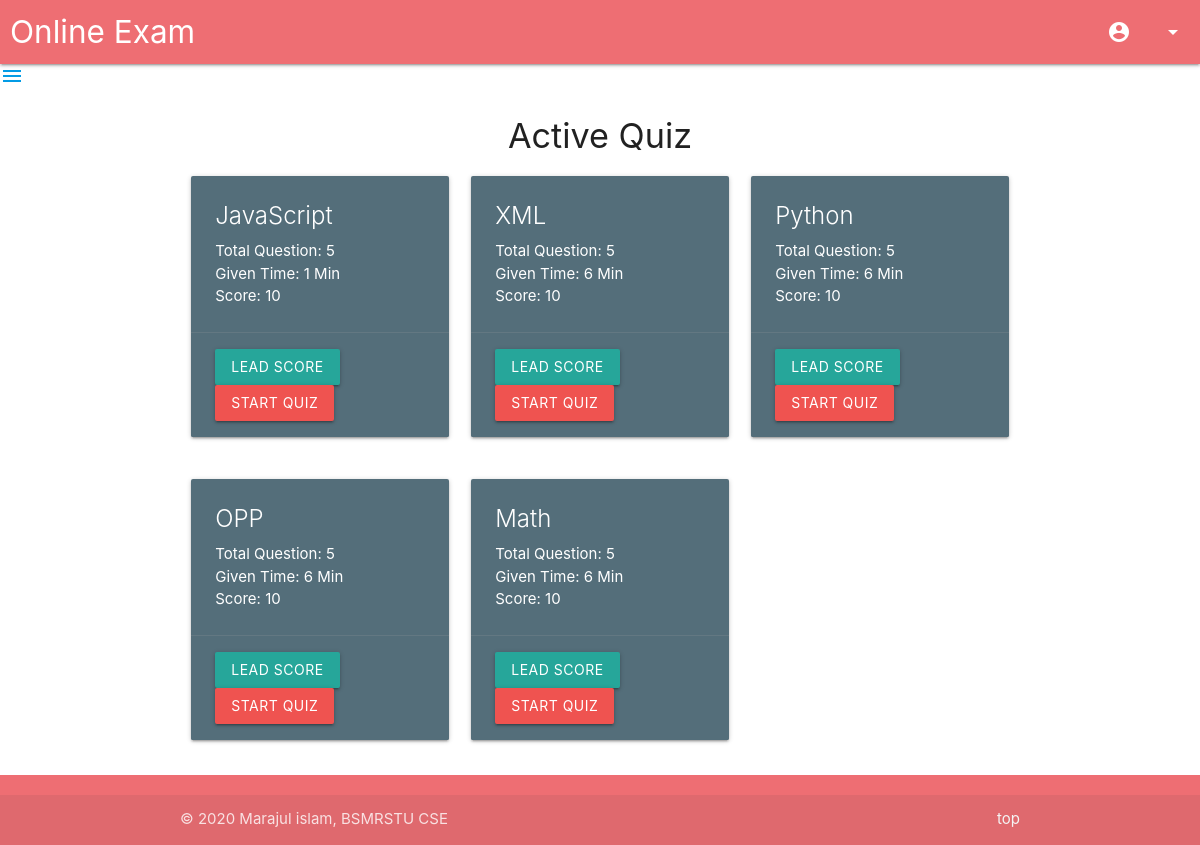
The page /DashBoard/dash.php (signed in) on the database its author committed.
### tables this page shows
CREATE TABLE `quiz` (
  `quiz_id` int(10) NOT NULL,
  `quiz_name` varchar(50) NOT NULL,
  `quiz_duration` int(10) NOT NULL,
  `quiz_q_nb` int(10) NOT NULL,
  `quiz_st` int(10) NOT NULL,
  `quiz_et` int(10) NOT NULL,
  `quiz_marks` int(10) NOT NULL
);

### DashBoard/dash.php (the view, shortened to what this page needs)
<?php
  include("../include/connection.php");
  $time=time();
  $sql1="SELECT * FROM quiz WHERE quiz_st<=$time and quiz_et>$time;";
  $res=$conn->query($sql1);
?>
<!DOCTYPE html>
<html>
<head>
    <link rel="stylesheet" href="https://cdnjs.cloudflare.com/ajax/libs/materialize/1.0.0/css/materialize.min.css">
</head>
<body>
  <?php
    include('../include/navbar.php');
  ?>
  <div id="con" class="container">
    <h4 class="center">Active Quiz</h4>
      <?php
        $cnt=0;
        $ab=0;
        while($row = $res->fetch_assoc()) {
            if($cnt%3==0) {echo "<div class='row'>";$ab++;}
            echo "<div class='col s16 m4'>";
            echo "<div class='card blue-grey darken-1'>";
            echo "<div class='card-content white-text'>";
            echo "<span class='card-title'>".$row['quiz_name']."</span>";
            echo "<p>Total Question: ".$row['quiz_q_nb']."<br>Given Time: ".$row['quiz_duration']." Min <br>Score: ".$row['quiz_marks']." </p>";
            echo "</div> <div class='card-action'>";
            echo "<a class='waves-effect waves-light btn' href='lederboard.php?id=".$row['quiz_id']."'>Lead Score</a>
                  <a class='waves-effect waves-light btn red lighten-1' href='quizpage.php?id=".$row['quiz_id']."'>Start Quiz</a>
                  </div></div></div>";
            if($cnt%3==2) {echo "</div>";$ab--;}
            $cnt++;
        }
        if($ab) echo "</div>";
      ?>
  </div>
  <?php
    include('../include/footer.php');
  ?>
</body>
</html>

### include/footer.php (style rules this page uses)
body { display: flex; min-height: 100vh; flex-direction: column; }

### rows shown on the page
quiz: quiz_name "JavaScript", quiz_q_nb "5", quiz_duration "1", quiz_marks "10"
quiz: quiz_name "XML", quiz_q_nb "5", quiz_duration "6", quiz_marks "10"
quiz: quiz_name "Python", quiz_q_nb "5", quiz_duration "6", quiz_marks "10"
quiz: quiz_name "OPP", quiz_q_nb "5", quiz_duration "6", quiz_marks "10"
quiz: quiz_name "Math", quiz_q_nb "5", quiz_duration "6", quiz_marks "10"
